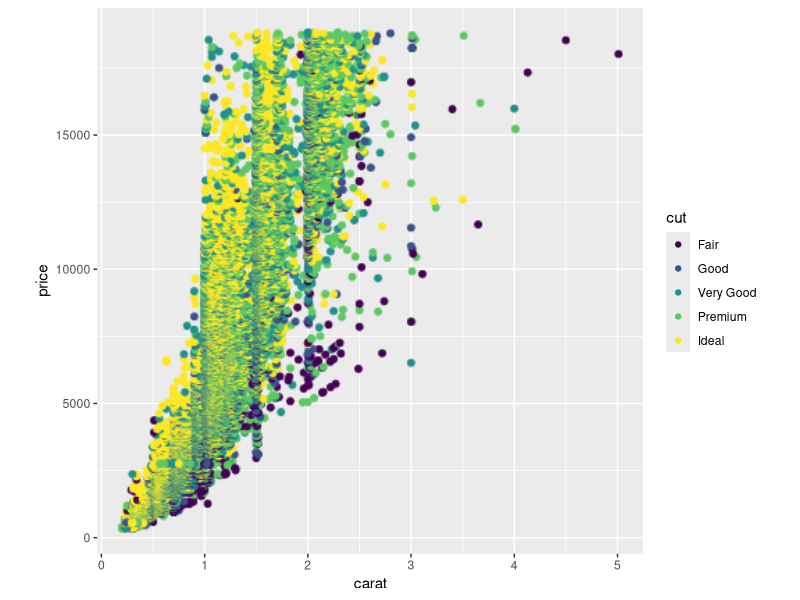
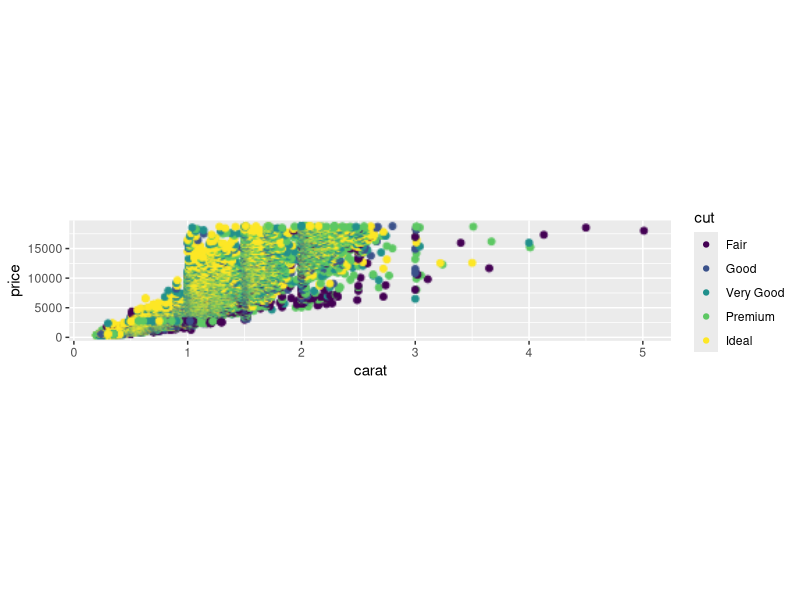
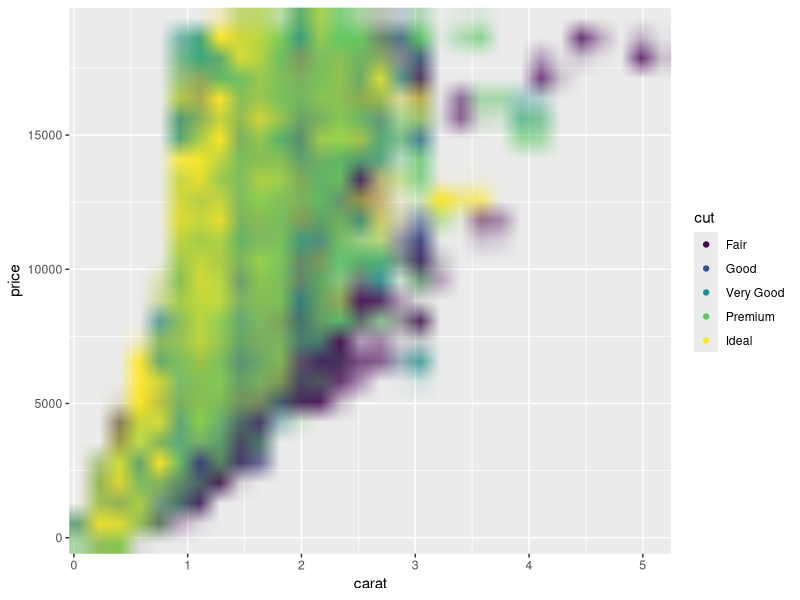
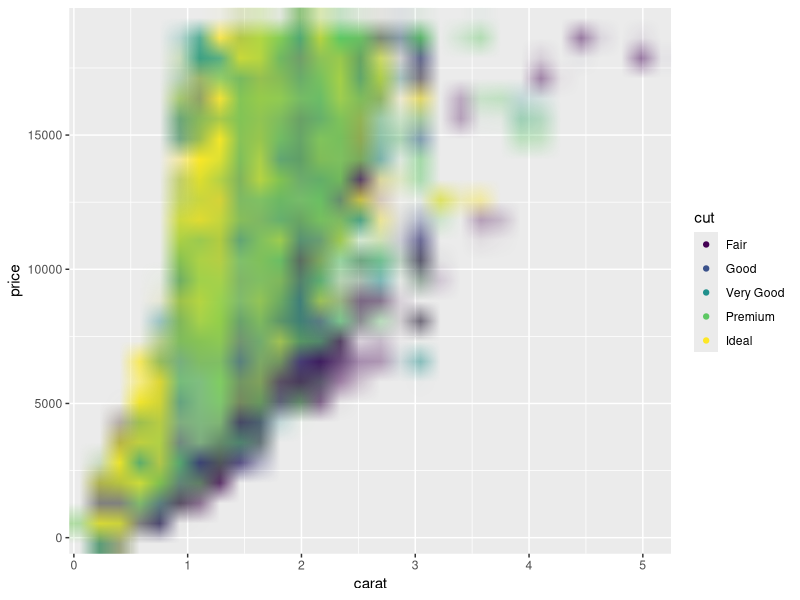
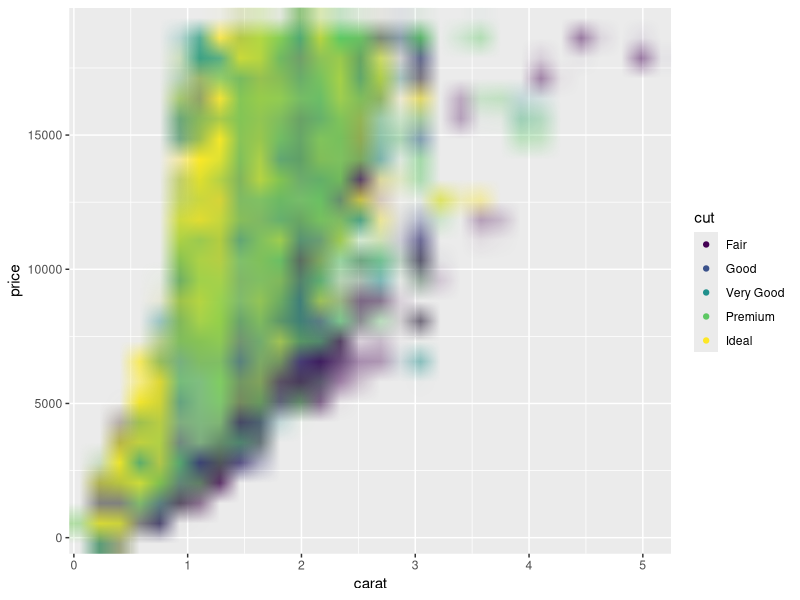
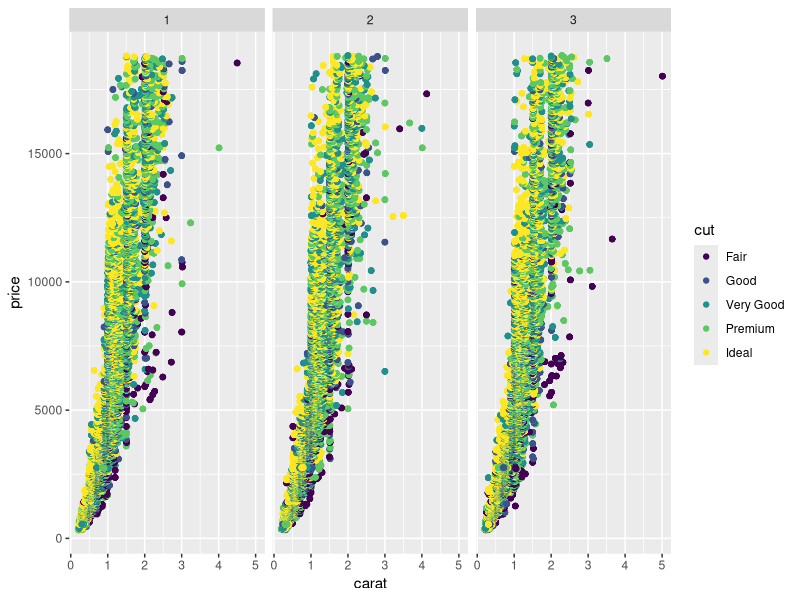
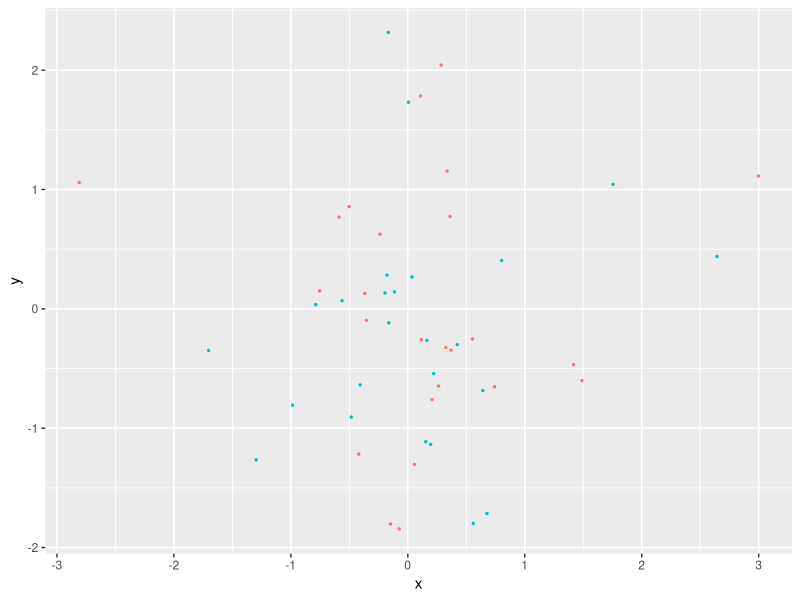
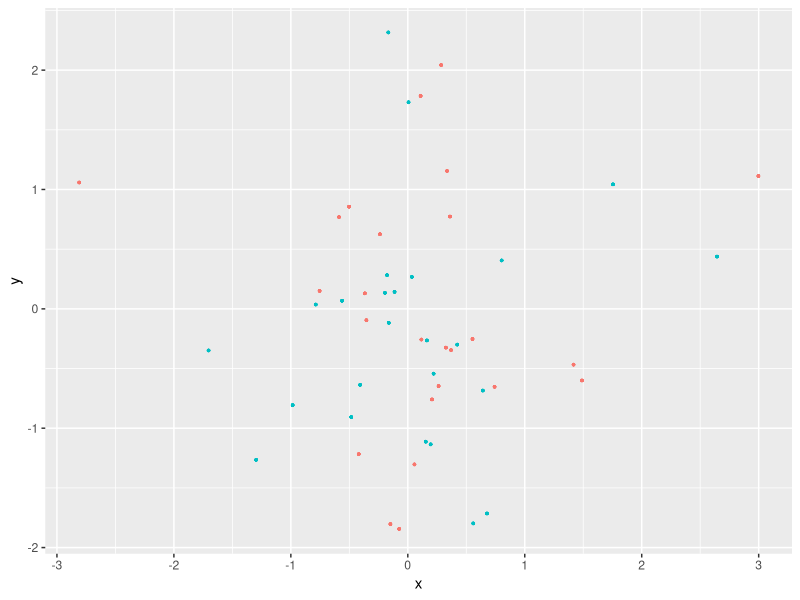

These figures' R source, in order:
## ----setup, include = FALSE---------------------------------------------------
knitr::opts_chunk$set(
  collapse = TRUE,
  comment = "#>"
)

## -----------------------------------------------------------------------------
library(ggplot2)
library(ggrastr)

plot <- ggplot(diamonds, aes(carat, price, colour = cut))

plot + rasterise(geom_point(), dpi = 72) + theme(aspect.ratio = 1)

## -----------------------------------------------------------------------------
# Points remain round across different aspect ratios
plot + rasterise(geom_point(), dpi = 72) + theme(aspect.ratio = 0.2)

## -----------------------------------------------------------------------------
# The default 'cairo' at dpi=5
plot + rasterise(geom_point(), dpi = 5, dev = "cairo")

## -----------------------------------------------------------------------------
# Using 'ragg' gives better anti-aliasing but has unexpected alpha blending
plot + rasterise(geom_point(), dpi = 5, dev = "ragg")

## -----------------------------------------------------------------------------
# Using 'ragg_png' solves the alpha blend, but requires writing a temporary file to disk
plot + rasterise(geom_point(), dpi = 5, dev = "ragg_png")

## -----------------------------------------------------------------------------
# Facets won't warp points
set.seed(123)
plot + rasterise(geom_point(), dpi = 300) + facet_wrap(~ sample(1:3, nrow(diamonds), 2))

## ---- fig.width=4, fig.height=4-----------------------------------------------
library(ggplot2)
library(ggrastr)

points_num <- 50  
df <- data.frame(x=rnorm(points_num), y=rnorm(points_num), c=as.factor(1:points_num %% 2))
gg <- ggplot(df, aes(x=x, y=y, color=c)) + scale_color_discrete(guide=FALSE)

gg_vec <- gg + geom_point(size=0.5)
print(gg_vec)

## ---- fig.width=4, fig.height=4-----------------------------------------------
gg_rast <- gg + geom_point_rast(size=0.5)
print(gg_rast)

## -----------------------------------------------------------------------------
PrintFileSize <- function(gg, name) {
  invisible(ggsave('tmp.pdf', gg, width=4, height=4))
  cat(name, ': ', file.info('tmp.pdf')$size / 1024, ' Kb.\n', sep = '')
  unlink('tmp.pdf')
}

PrintFileSize(gg_rast, 'Raster')
PrintFileSize(gg_vec, 'Vector')

## -----------------------------------------------------------------------------
points_num <- 1000000
df <- data.frame(x=rnorm(points_num), y=rnorm(points_num), c=as.factor(1:points_num %% 2))
gg <- ggplot(df, aes(x=x, y=y, color=c)) + scale_color_discrete(guide=FALSE)

gg_vec <- gg + geom_point(size=0.5)
gg_rast <- gg + geom_point_rast(size=0.5)

PrintFileSize(gg_rast, 'Raster')
PrintFileSize(gg_vec, 'Vector')

## ---- fig.width=4, fig.height=4-----------------------------------------------
library(ggplot2)
library(ggrastr)

points_num <- 5000 
df <- data.frame(x=rnorm(points_num), y=rnorm(points_num), c=as.factor(1:points_num %% 2))
gg <- ggplot(df, aes(x=x, y=y, color=c)) + scale_color_discrete(guide=FALSE)

gg_jitter_rast <- gg + geom_jitter_rast(raster.dpi=600)
print(gg_jitter_rast)

## -----------------------------------------------------------------------------
library(ggplot2)
library(ggrastr)

coords <- expand.grid(1:500, 1:500)
coords$Value <- 1 / apply(as.matrix(coords), 1, function(x) sum((x - c(50, 50))^2)^0.01)
gg_tile_vec <- ggplot(coords) + geom_tile(aes(x=Var1, y=Var2, fill=Value))
gg_tile_rast <- ggplot(coords) + geom_tile_rast(aes(x=Var1, y=Var2, fill=Value))

## -----------------------------------------------------------------------------
PrintFileSize(gg_tile_rast, 'Raster')
PrintFileSize(gg_tile_vec, 'Vector')

## -----------------------------------------------------------------------------
library(ggplot2)
library(ggrastr)

gg_violin_vec <- ggplot(mtcars, aes(factor(cyl), mpg)) + geom_violin()
gg_violin_rast <- ggplot(mtcars) + geom_violin_rast(aes(factor(cyl), mpg))

## -----------------------------------------------------------------------------
## difference in size shown
PrintFileSize(gg_tile_rast, 'Raster')
PrintFileSize(gg_tile_vec, 'Vector')

## ---- fig.width=5, fig.height=4-----------------------------------------------
library(ggplot2)
library(ggrastr)

points_num <- 500
df <- data.frame(x=as.factor(1:points_num %% 2), y=log(abs(rcauchy(points_num))))
gg <- ggplot(df, aes(x=x, y=y)) + scale_color_discrete(guide=FALSE)

boxplot <- gg + geom_boxplot()
print(boxplot)

## ---- fig.width=4, fig.height=3-----------------------------------------------
points_num <- 500
df <- data.frame(x=as.factor(1:points_num %% 2), y=log(abs(rcauchy(points_num))))
gg <- ggplot(df, aes(x=x, y=y)) + scale_color_discrete(guide=FALSE)

gg_box_vec <- gg + geom_boxplot_jitter(outlier.size=0.1, outlier.jitter.width=0.3, outlier.alpha=0.5)
print(gg_box_vec)

## ---- fig.width=4, fig.height=3-----------------------------------------------
gg_box_rast <- gg + geom_boxplot_jitter(outlier.size=0.1, outlier.jitter.width=0.3, outlier.alpha=0.5, raster.dpi=200)
print(gg_box_rast)

## -----------------------------------------------------------------------------
PrintFileSize(gg_box_rast, 'Raster')
PrintFileSize(gg_box_vec, 'Vector')

## -----------------------------------------------------------------------------
library(ggplot2)
library(ggrastr)

ggplot(mtcars) + geom_beeswarm_rast(aes(x = factor(cyl), y=mpg), raster.dpi=600, cex=1.5)

## -----------------------------------------------------------------------------
library(ggplot2)
library(ggrastr)

ggplot(mtcars) + geom_quasirandom_rast(aes(x = factor(cyl), y=mpg), raster.dpi=600)

## ---- fig.width=3, fig.height=4-----------------------------------------------
points_num <- 10
df <- data.frame(x=rnorm(points_num), y=rnorm(points_num), c=as.factor(1:points_num %% 2))
ggplot(df, aes(x=x, y=y, color=c)) + geom_point_rast(size=0.5)

## ---- fig.width=3, fig.height=4-----------------------------------------------
points_num <- 10
df <- data.frame(x=rnorm(points_num), y=rnorm(points_num), c=as.factor(1:points_num %% 2))
ggplot(df, aes(x=x, y=y, color=c)) + geom_point_rast(size=0.5)
